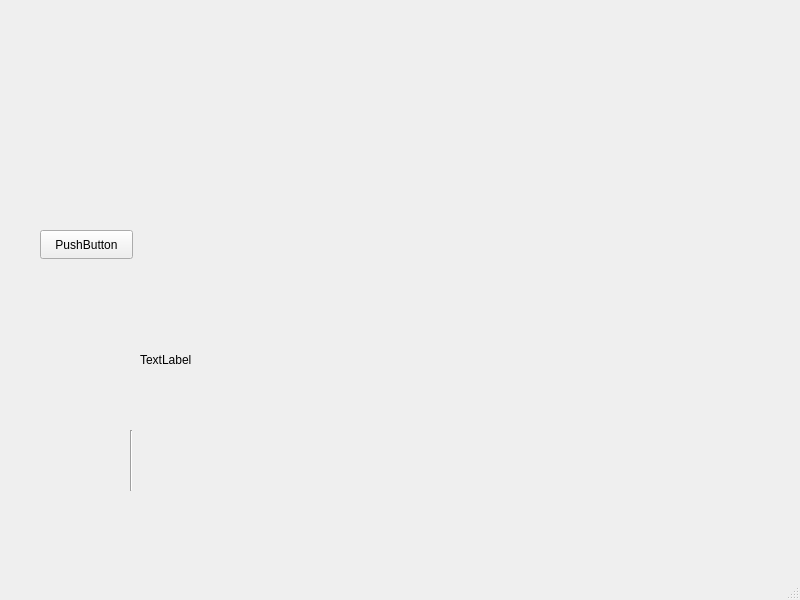
<?xml version="1.0" encoding="UTF-8"?>
<ui version="4.0">
 <class>MainWindow</class>
 <widget class="QMainWindow" name="MainWindow">
  <property name="geometry">
   <rect>
    <x>0</x>
    <y>0</y>
    <width>800</width>
    <height>600</height>
   </rect>
  </property>
  <property name="windowTitle">
   <string>MainWindow</string>
  </property>
  <widget class="QWidget" name="centralwidget">
   <widget class="QPushButton" name="pushButton">
    <property name="geometry">
     <rect>
      <x>40</x>
      <y>230</y>
      <width>93</width>
      <height>29</height>
     </rect>
    </property>
    <property name="text">
     <string>PushButton</string>
    </property>
   </widget>
   <widget class="QLabel" name="label">
    <property name="geometry">
     <rect>
      <x>140</x>
      <y>350</y>
      <width>63</width>
      <height>20</height>
     </rect>
    </property>
    <property name="text">
     <string>TextLabel</string>
    </property>
   </widget>
   <widget class="Line" name="line">
    <property name="geometry">
     <rect>
      <x>130</x>
      <y>430</y>
      <width>3</width>
      <height>61</height>
     </rect>
    </property>
    <property name="orientation">
     <enum>Qt::Orientation::Vertical</enum>
    </property>
   </widget>
  </widget>
  <widget class="QMenuBar" name="menubar">
   <property name="geometry">
    <rect>
     <x>0</x>
     <y>0</y>
     <width>800</width>
     <height>26</height>
    </rect>
   </property>
  </widget>
  <widget class="QStatusBar" name="statusbar"/>
 </widget>
 <resources/>
 <connections/>
</ui>
